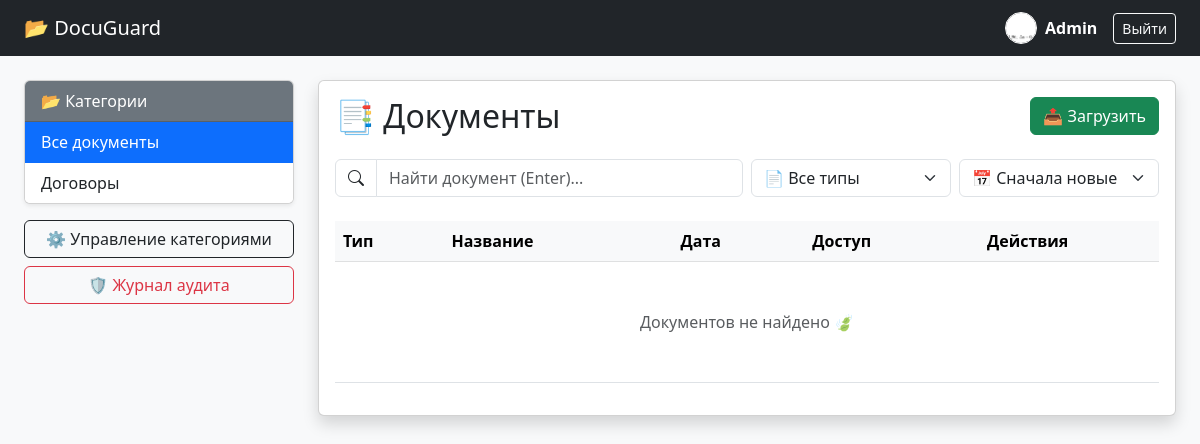
The app's page / (signed in), older data.
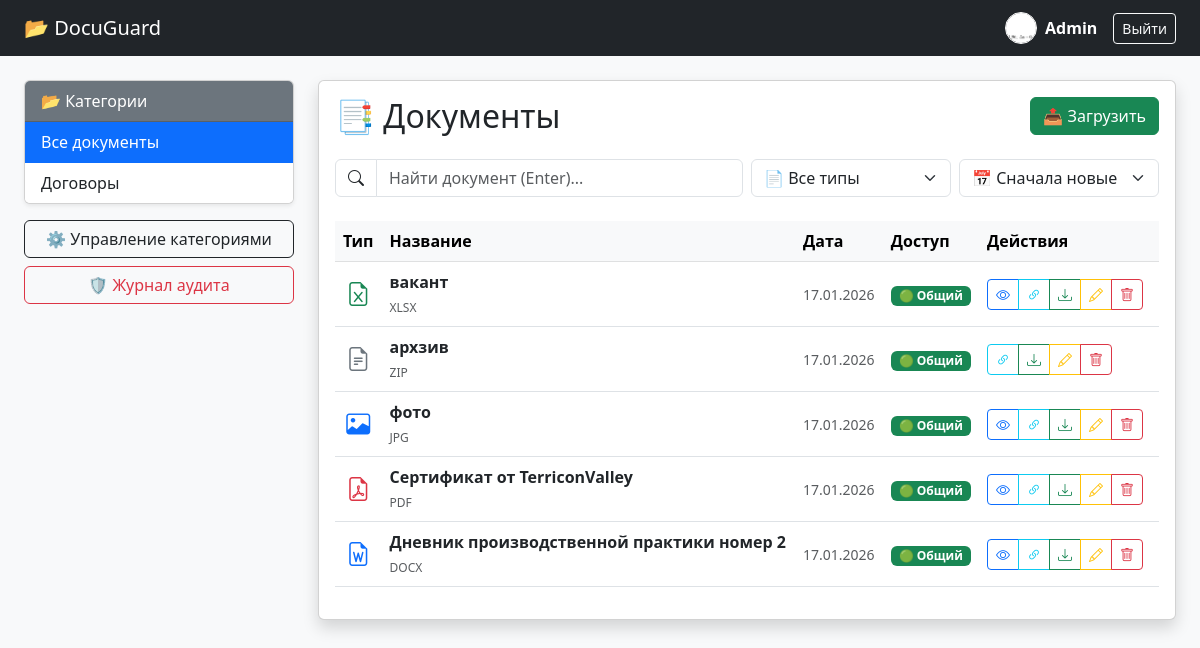
The same page, newer data.
### core/models.py (models this page shows, shortened)
class Category(models.Model):
    name = models.CharField(max_length=100)

class Document(models.Model):
    SECURITY_CHOICES = [
        ('public', 'Общий доступ'),
        ('internal', 'Служебное пользование'),
        ('secret', 'Секретно'),
    ]
    title = models.CharField(max_length=200)
    category = models.ForeignKey(Category, on_delete=models.CASCADE, null=True, blank=True)
    security_level = models.CharField(max_length=20, choices=SECURITY_CHOICES, default='public')
    file = models.FileField(upload_to='documents/')
    uploaded_by = models.ForeignKey(User, on_delete=models.CASCADE)
    uploaded_at = models.DateTimeField(auto_now_add=True)
    def get_extension(self):
        name, extension = os.path.splitext(self.file.name)
        return extension.lower()
    def is_image(self):
        return self.get_extension() in ['.jpg', '.jpeg', '.png', '.gif', '.webp']

### core/views.py (the view)
# urls.py: path('', document_list, name='home'),
@login_required
def document_list(request):
    category_id = request.GET.get('category')
    search_query = request.GET.get('q', '')
    sort_param = request.GET.get('sort', 'date_desc')
    file_type = request.GET.get('type')  # Тип файла (pdf, word, etc.)
    docs = Document.objects.all()
    if category_id:
        docs = docs.filter(category_id=category_id)
    if search_query:
        docs = docs.filter(title__icontains=search_query)
    if file_type == 'pdf':
        docs = docs.filter(file__iendswith='.pdf')
    elif file_type == 'word':
        docs = docs.filter(Q(file__iendswith='.doc') | Q(file__iendswith='.docx'))
    elif file_type == 'excel':
        docs = docs.filter(Q(file__iendswith='.xls') | Q(file__iendswith='.xlsx') | Q(file__iendswith='.csv'))
    elif file_type == 'image':
        docs = docs.filter(Q(file__iendswith='.jpg') | Q(file__iendswith='.jpeg') | Q(file__iendswith='.png'))
    elif file_type == 'archive':
        docs = docs.filter(Q(file__iendswith='.zip') | Q(file__iendswith='.rar'))
    if sort_param == 'name_asc':
        docs = docs.order_by('title')
    elif sort_param == 'name_desc':
        docs = docs.order_by('-title')
    elif sort_param == 'date_asc':
        docs = docs.order_by('uploaded_at')
    else:
        docs = docs.order_by('-uploaded_at')  # По умолчанию новые сверху
    categories = Category.objects.all()
    form = DocumentForm()
    return render(request, 'core/document_list.html', {
        'docs': docs,
        'categories': categories,
        'form': form,  # <-- Передаем форму для модалки
        'current_category': int(category_id) if category_id else None,
        'search_query': search_query,
        'current_sort': sort_param,
        'current_type': file_type
    })

### core/forms.py
class DocumentForm(forms.ModelForm):
    class Meta:
        model = Document
        fields = ['title', 'category', 'security_level', 'file']
        widgets = {
            'title': forms.TextInput(attrs={'class': 'form-control', 'placeholder': 'Введите название документа'}),
            'category': forms.Select(attrs={'class': 'form-select'}),
            'security_level': forms.Select(attrs={'class': 'form-select'}),
            'file': forms.FileInput(attrs={'class': 'form-control'}),
        }
        labels = {
            'title': 'Название',
            'category': 'Категория',
            'security_level': 'Уровень секретности',
            'file': 'Файл документа',
        }

### core/templates/core/document_list.html (shortened to what the changed rows need)
<!DOCTYPE html>
<html lang="ru">
<head>
    <link href="https://cdn.jsdelivr.net/npm/bootstrap@5.3.0/dist/css/bootstrap.min.css" rel="stylesheet">
    <link rel="stylesheet" href="https://cdn.jsdelivr.net/npm/bootstrap-icons@1.10.0/font/bootstrap-icons.css">
</head>
<body class="bg-light">
<div class="container-fluid px-4">
    <div class="row">
        <div class="col-md-3 mb-4">
            <div class="card shadow-sm mb-3">
                <div class="list-group list-group-flush">
                    <a href="{% url 'home' %}" class="list-group-item list-group-item-action {% if not current_category %}active{% endif %}">Все документы</a>
                    {% for cat in categories %}
                    <a href="?category={{ cat.id }}" class="list-group-item list-group-item-action {% if current_category == cat.id %}active{% endif %}">{{ cat.name }}</a>
                    {% endfor %}
                </div>
            </div>
        </div>
        <div class="col-md-9">
            <div class="card shadow">
                <div class="card-body">
                    <div class="d-flex justify-content-between align-items-center mb-4">
                        <h2 class="m-0">📑 Документы</h2>
                    </div>
                    <table class="table table-hover align-middle">
                        <thead class="table-light">
                            <tr>
                                <th>Тип</th>
                                <th>Название</th>
                                <th>Дата</th>
                                <th>Доступ</th>
                                <th style="width: 180px;">Действия</th>
                            </tr>
                        </thead>
                        <tbody>
                            {% for doc in docs %}
                            <tr>
                                <td class="text-center">
                                    {% if doc.is_image %}
                                        <i class="bi bi-image text-primary fs-4"></i>
                                    {% elif doc.get_extension == '.pdf' %}
                                        <i class="bi bi-file-earmark-pdf text-danger fs-4"></i>
                                    {% elif doc.get_extension == '.docx' or doc.get_extension == '.doc' %}
                                        <i class="bi bi-file-earmark-word text-primary fs-4"></i>
                                    {% elif doc.get_extension == '.xlsx' or doc.get_extension == '.xls' %}
                                        <i class="bi bi-file-earmark-excel text-success fs-4"></i>
                                    {% else %}
                                        <i class="bi bi-file-earmark-text text-secondary fs-4"></i>
                                    {% endif %}
                                </td>
                                <td>
                                    <div class="fw-bold">{{ doc.title }}</div>
                                    <small class="text-muted" style="font-size: 0.75rem;">
                                        {{ doc.get_extension|upper|slice:"1:" }}
                                    </small>
                                </td>
                                <td class="small text-muted">{{ doc.uploaded_at|date:"d.m.Y" }}</td>
                                <td>
                                    {% if doc.security_level == 'secret' %}<span class="badge bg-danger">🔴 Секретно</span>
                                    {% elif doc.security_level == 'internal' %}<span class="badge bg-warning text-dark">🟡 Служебный</span>
                                    {% else %}<span class="badge bg-success">🟢 Общий</span>{% endif %}
                                </td>
                                <td>
                                    <div class="btn-group btn-group-sm">
                                        {% if doc.get_extension == '.pdf' or doc.is_image %}
                                            <a href="{% url 'open_file' doc.id %}" target="_blank" class="btn btn-outline-primary" title="Открыть">
                                                <i class="bi bi-eye"></i>
                                            </a>
                                        {% elif doc.get_extension == '.docx' %}
                                            <button class="btn btn-outline-primary"
                                                onclick="showPreview('{% url 'open_file' doc.id %}', '{{ doc.title }}', '{{ doc.get_extension }}')"
                                                title="Предпросмотр">
                                                <i class="bi bi-eye"></i>
                                            </button>
                                        {% elif doc.get_extension == '.xlsx' or doc.get_extension == '.xls' %}
                                            <button class="btn btn-outline-primary"
                                                onclick="showPreview('{% url 'open_file' doc.id %}', '{{ doc.title }}', '{{ doc.get_extension }}')"
                                                title="Предпросмотр таблицы">
                                                <i class="bi bi-eye"></i>
                                            </button>
                                        {% endif %}
                                        {% if user == doc.uploaded_by or user.is_superuser %}
                                        <a href="{% url 'share_link' doc.id %}" class="btn btn-outline-info" title="Поделиться">
                                            <i class="bi bi-link-45deg"></i>
                                        </a>
                                        {% endif %}
                                        <a href="{% url 'open_file' doc.id %}?download=1" class="btn btn-outline-success" title="Скачать">
                                            <i class="bi bi-download"></i>
                                        </a>
                                        {% if user == doc.uploaded_by or user.is_superuser %}
                                            <button class="btn btn-outline-warning"
                                                onclick="editDoc('{{ doc.id }}', '{{ doc.title }}', '{{ doc.category.id|default_if_none:'' }}', '{{ doc.security_level }}')"
                                                title="Редактировать">
                                                <i class="bi bi-pencil"></i>
                                            </button>
                                            <button class="btn btn-outline-danger" onclick="confirmDelete('{% url 'delete_document' doc.id %}')" title="Удалить">
                                                <i class="bi bi-trash"></i>
                                            </button>
                                        {% endif %}
                                    </div>
                                </td>
                            </tr>
                            {% empty %}
                            <tr>
                                <td colspan="5" class="text-center py-5 text-muted">Документов не найдено 🍃</td>
                            </tr>
                            {% endfor %}
                        </tbody>
                    </table>
                </div>
            </div>
        </div>
    </div>
</div>
</body>
</html>

Row changes from the older to the newer data that the page shows:
added Document: title "вакант", get_extension "XLSX", uploaded_at "17.01.2026", security_level "🟢 Общий"
added Document: title "архзив", get_extension "ZIP", uploaded_at "17.01.2026", security_level "🟢 Общий"
added Document: title "фото", get_extension "JPG", uploaded_at "17.01.2026", security_level "🟢 Общий"
added Document: title "Сертификат от TerriconValley", get_extension "PDF", uploaded_at "17.01.2026", security_level "🟢 Общий"
added Document: title "Дневник производственной практики номер 2", get_extension "DOCX", uploaded_at "17.01.2026", security_level "🟢 Общий"
Text that changed along with them:
text no longer shown: "Документов не найдено 🍃"
